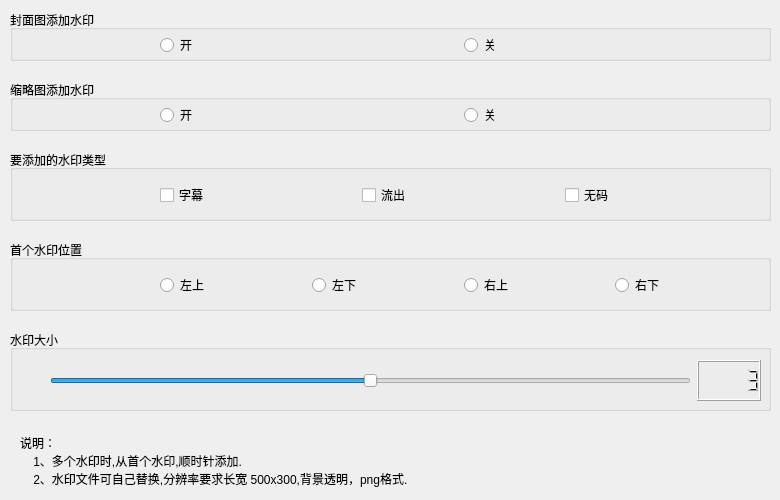
      <widget class="QWidget" name="tab_4">
       <attribute name="title">
        <string>水印设置</string>
       </attribute>
       <widget class="QGroupBox" name="groupBox_14">
        <property name="geometry">
         <rect>
          <x>10</x>
          <y>150</y>
          <width>761</width>
          <height>71</height>
         </rect>
        </property>
        <property name="title">
         <string>要添加的水印类型</string>
        </property>
        <widget class="QWidget" name="horizontalLayoutWidget_3">
         <property name="geometry">
          <rect>
           <x>150</x>
           <y>30</y>
           <width>601</width>
           <height>31</height>
          </rect>
         </property>
         <layout class="QHBoxLayout" name="horizontalLayout_5">
          <item>
           <widget class="QCheckBox" name="checkBox_sub">
            <property name="text">
             <string>字幕</string>
            </property>
           </widget>
          </item>
          <item>
           <widget class="QCheckBox" name="checkBox_leak">
            <property name="text">
             <string>流出</string>
            </property>
           </widget>
          </item>
          <item>
           <widget class="QCheckBox" name="checkBox_uncensored">
            <property name="text">
             <string>无码</string>
            </property>
           </widget>
          </item>
         </layout>
        </widget>
       </widget>
       <widget class="QGroupBox" name="groupBox_19">
        <property name="geometry">
         <rect>
          <x>10</x>
          <y>240</y>
          <width>761</width>
          <height>71</height>
         </rect>
        </property>
        <property name="title">
         <string>首个水印位置</string>
        </property>
        <widget class="QWidget" name="horizontalLayoutWidget_2">
         <property name="geometry">
          <rect>
           <x>150</x>
           <y>30</y>
           <width>601</width>
           <height>31</height>
          </rect>
         </property>
         <layout class="QHBoxLayout" name="horizontalLayout_4">
          <item>
           <widget class="QRadioButton" name="radioButton_top_left">
            <property name="text">
             <string>左上</string>
            </property>
           </widget>
          </item>
          <item>
           <widget class="QRadioButton" name="radioButton_bottom_left">
            <property name="text">
             <string>左下</string>
            </property>
           </widget>
          </item>
          <item>
           <widget class="QRadioButton" name="radioButton_top_right">
            <property name="text">
             <string>右上</string>
            </property>
           </widget>
          </item>
          <item>
           <widget class="QRadioButton" name="radioButton_bottom_right">
            <property name="text">
             <string>右下</string>
            </property>
           </widget>
          </item>
         </layout>
        </widget>
       </widget>
       <widget class="QGroupBox" name="groupBox_21">
        <property name="geometry">
         <rect>
          <x>10</x>
          <y>330</y>
          <width>761</width>
          <height>81</height>
         </rect>
        </property>
        <property name="title">
         <string>水印大小</string>
        </property>
        <widget class="QWidget" name="horizontalLayoutWidget_4">
         <property name="geometry">
          <rect>
           <x>40</x>
           <y>30</y>
           <width>711</width>
           <height>41</height>
          </rect>
         </property>
         <layout class="QHBoxLayout" name="horizontalLayout_6">
          <item>
           <widget class="QSlider" name="horizontalSlider_mark_size">
            <property name="minimum">
             <number>1</number>
            </property>
            <property name="maximum">
             <number>5</number>
            </property>
            <property name="pageStep">
             <number>1</number>
            </property>
            <property name="value">
             <number>3</number>
            </property>
            <property name="orientation">
             <enum>Qt::Horizontal</enum>
            </property>
           </widget>
          </item>
          <item>
           <widget class="QLCDNumber" name="lcdNumber_mark_size">
            <property name="intValue" stdset="0">
             <number>3</number>
            </property>
           </widget>
          </item>
         </layout>
        </widget>
       </widget>
       <widget class="QGroupBox" name="groupBox_20">
        <property name="geometry">
         <rect>
          <x>10</x>
          <y>10</y>
          <width>761</width>
          <height>51</height>
         </rect>
        </property>
        <property name="title">
         <string>封面图添加水印</string>
        </property>
        <widget class="QWidget" name="horizontalLayoutWidget_5">
         <property name="geometry">
          <rect>
           <x>150</x>
           <y>20</y>
           <width>601</width>
           <height>31</height>
          </rect>
         </property>
         <layout class="QHBoxLayout" name="horizontalLayout_7">
          <item>
           <widget class="QRadioButton" name="radioButton_poster_mark_on">
            <property name="text">
             <string>开</string>
            </property>
           </widget>
          </item>
          <item>
           <widget class="QRadioButton" name="radioButton_poster_mark_off">
            <property name="text">
             <string>关</string>
            </property>
           </widget>
          </item>
         </layout>
        </widget>
       </widget>
       <widget class="QLabel" name="label_9">
        <property name="geometry">
         <rect>
          <x>20</x>
          <y>430</y>
          <width>701</width>
          <height>61</height>
         </rect>
        </property>
        <property name="text">
         <string>说明：
    1、多个水印时,从首个水印,顺时针添加.
    2、水印文件可自己替换,分辨率要求长宽 500x300,背景透明，png格式.</string>
        </property>
       </widget>
       <widget class="QGroupBox" name="groupBox_22">
        <property name="geometry">
         <rect>
          <x>10</x>
          <y>80</y>
          <width>761</width>
          <height>51</height>
         </rect>
        </property>
        <property name="title">
         <string>缩略图添加水印</string>
        </property>
        <widget class="QWidget" name="horizontalLayoutWidget_6">
         <property name="geometry">
          <rect>
           <x>150</x>
           <y>20</y>
           <width>601</width>
           <height>31</height>
          </rect>
         </property>
         <layout class="QHBoxLayout" name="horizontalLayout_8">
          <item>
           <widget class="QRadioButton" name="radioButton_thumb_mark_on">
            <property name="text">
             <string>开</string>
            </property>
           </widget>
          </item>
          <item>
           <widget class="QRadioButton" name="radioButton_thumb_mark_off">
            <property name="text">
             <string>关</string>
            </property>
           </widget>
          </item>
         </layout>
        </widget>
       </widget>
      </widget>
